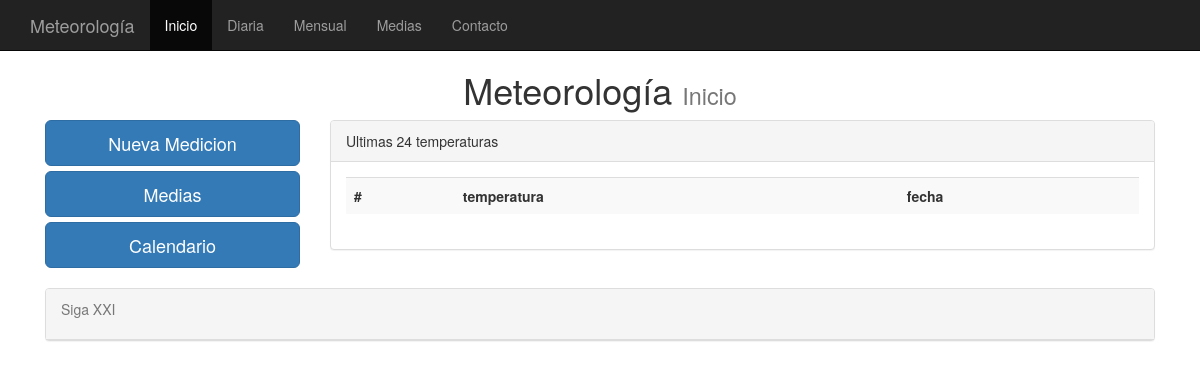
/home/, run on an earlier commit of the app's database.
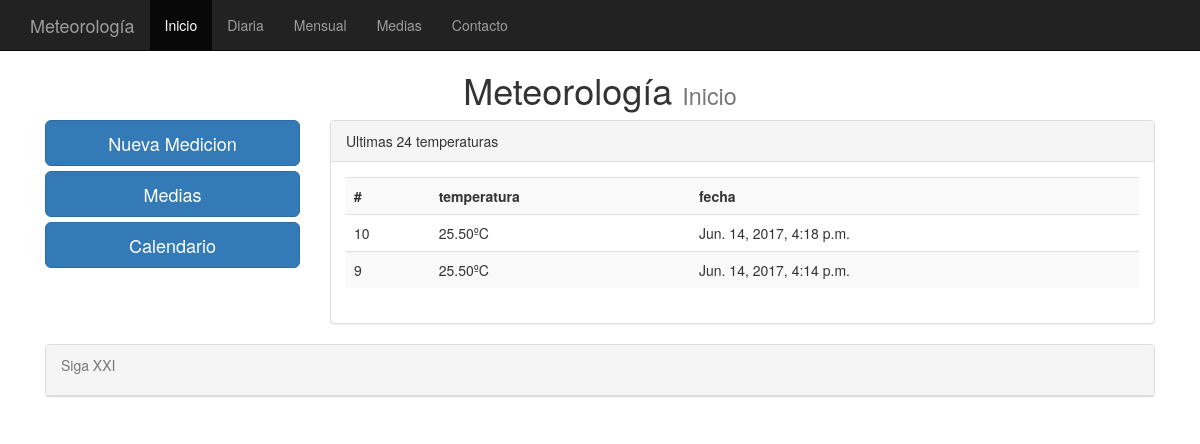
And on a later commit of the database.
### bonito/models.py (models this page shows, shortened)
class temperatura(models.Model):
    fecha = models.DateTimeField(default=datetime.now, blank=False, null=False)
    temperatura = models.DecimalField(max_digits=5, decimal_places=2)
    class Meta:
        verbose_name_plural = "temperaturas"

### bonito/views.py (the view)
# urls.py: url(r'^home/', views.home, name = 'home'),
def home(request):
    las_temperaturas = temperatura.objects.order_by('-fecha')[:24]
    context = {'las_temperaturas': las_temperaturas }
    return render(request, 'bonito/home.html', context)

### templates/bonito/home.html (shortened to what this page needs)
{% extends "base.html" %}
{%   load   staticfiles   %}
{% block titulo %} Inicio {% endblock %}
{% block content %}
<row>
	<div class="col-md-3">
		<a href="/paciente/agregar" class="btn btn-primary btn-lg btn-block">Nueva Medicion</a>
		<a href="/pacientes" class="btn btn-primary btn-lg btn-block">Medias</a>
		<a href="/calendario" class="btn btn-primary btn-lg btn-block">Calendario</a>
		<br />
    </div>
    <div class="col-md-9" >
	    <div class="panel panel-default">
 		 	<div class="panel-heading">Ultimas 24 temperaturas</div>
         <div class="panel-body">
           <div class="table-responsive">
         		<table class="table table-striped">
                  <th>#</th>
                  <th>temperatura</th>
                  <th>fecha</th>
                  {% for temperatura in las_temperaturas %}
                  	<tr>
										<td>{{ temperatura.id }}</td>
										<td>{{ temperatura.temperatura }}ºC</td>
										<td>{{ temperatura.fecha }}</td>
                    </tr>
                  {% endfor %}
         	   </table>
			</div>
         </div>
         </div>
       </div>
    </div>
{% endblock %}

What changed in the data, as far as the page shows it:
added temperatura: id "10", temperatura "25.50", fecha "Jun. 14, 2017, 4:18 p.m."
added temperatura: id "9", temperatura "25.50", fecha "Jun. 14, 2017, 4:14 p.m."
